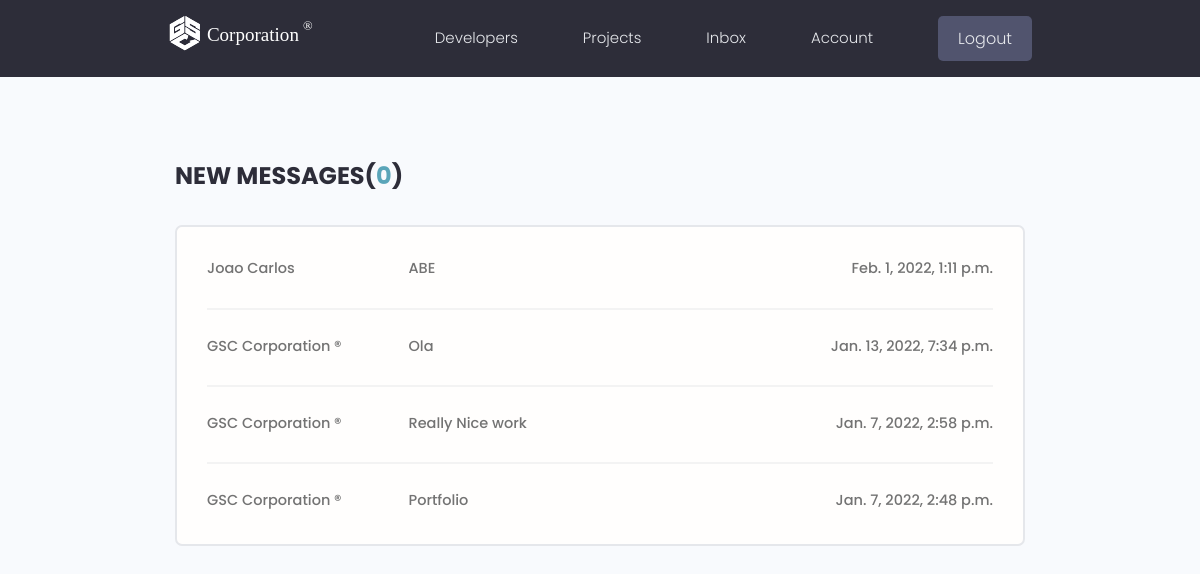
The page /inbox/ (signed in) on the database its author committed.
### users/models.py (models this page shows, shortened)
class Message(models.Model):
    sender = models.ForeignKey(Profile, on_delete=models.SET_NULL, null=True, blank=True)
    recipient = models.ForeignKey(Profile, on_delete=models.SET_NULL, null=True, blank=True, related_name="messages")
    name = models.CharField(max_length=200, null=True, blank=True)
    email = models.EmailField(max_length=200, null=True, blank=True)
    subject = models.CharField(max_length=200, null=True, blank=True)
    body = models.TextField()
    is_read = models.BooleanField(default=False, null=True)
    created = models.DateTimeField(auto_now_add=True)
    id = models.UUIDField(default=uuid.uuid4, unique=True, primary_key=True, editable=False)
    class Meta:
        ordering = ['is_read', '-created']

### users/views.py (the view)
# urls.py: path('inbox/', views.inbox, name="inbox"),
@login_required(login_url='login')
def inbox(request):
    profile = request.user.profile
    messageRequests = profile.messages.all()
    unreadCount = messageRequests.filter(is_read=False).count()
    context={ 'messageRequests': messageRequests, 'unreadCount':unreadCount}
    return render(request, 'users/inbox.html', context)

### users/templates/users/inbox.html
{% extends 'main.html' %}
{% block content %}
  <main class="inbox my-xl">
    <div class="content-box">
      <h3 class="inbox__title">New Messages(<span>{{unreadCount}}</span>)</h3>
      <ul class="messages">
        {% for message in messageRequests %}
        {% if message.is_read == False %}
        <li class="message message--unread">
        {% else %}
        <li class="message">
        {% endif %}
          <a href="{%url 'message' message.id %}">
            <span class="message__author">{{message.name}}</span>
            <span class="message__subject">{{message.subject}}</span>
            <span class="message__date">{{message.created}}</span>
          </a>
        </li>
        {% endfor %}
      </ul>
    </div>
{% endblock content%}

### static/styles/app.css (style rules this page uses)
:root { --color-sub: #2d2d39; }
.content-box { width: 95%; max-width: 85rem; margin: 0 auto; }
.inbox { height: 90vh; }
.inbox__title, .inbox__title span { font-size: 2.4rem; font-weight: 700; color: var(--color-sub); text-transform: uppercase; text-align: left; margin-bottom: 3rem; }
.inbox__title span { color: var(--color-main); }
.messages { list-style: none; background: var(--color-white); padding: 0.5rem 3rem; border: 2px solid var(--color-light); border-radius: 0.7rem; }
.message { padding: 2.5rem 0; }
.message > a span { font-size: 1.45rem; font-weight: 500; }
.message:not(:last-child) { border-bottom: 2px solid var(--color-white-light); }
.message > a { display: flex; gap: 1rem; }
.message__author, .message__date { flex-basis: 25%; }
.message__subject { flex-basis: 50%; }
.message__date { text-align: right; }

### static/uikit/styles/modules/_variables.css (style rules this page uses)
:root { --color-main: #5aa5b9; --color-main-light: #e6faff; --color-sub: #3f4156; --color-sub-light: #51546e; --color-sub-lighter: #ededfd; --color-text: #737373; --color-gray: #8b8b8b; --color-light: #e5e7eb; --color-light-gray: #767676; --color-bg: #f8fafd; --color-white: #fffefd; --color-white-light: #f3f3f3; --color-success: #359e64; --color-success-bg: #def8e8; --color-error: #fc4b0b; --color-error-bg: #fff2ee; --font-base: 'Poppins', arial, helvetica, 'Segoe UI', roboto, ubuntu, sans-serif; --font-monospace: 'Fira Code', 'Courier New', courier, monospace; --font-regular: 300; --font-medium: 500; --font-bold: 700; --generic-shadow: 1px 1px 5px #00000010; --generic-transition: all 0.3s ease-in-out; }

### static/uikit/styles/modules/_base.css (style rules this page uses)
* { margin: 0; padding: 0; box-sizing: border-box; text-rendering: optimizeLegibility; color: inherit; font-size: inherit; }
html { font-size: 50%; }
@media only screen and (min-width: 480px) { html { font-size: 56.25%; } }
@media only screen and (min-width: 1200px) { html { font-size: 62.5%; } }
body { line-height: 1.6; font-weight: 400; font-size: 1.5rem; color: var(--color-text); background-color: var(--color-bg); min-height: 100vh; }

### static/uikit/styles/modules/_typography.css (style rules this page uses)
* { font-family: var(--font-base); }
h3 { font-size: 3.2rem; font-weight: var(--font-medium); }
p, span, strong { font-size: 1.6rem; color: var(--color-text); font-weight: var(--font-regular); }
a { padding-bottom: 2px; text-decoration: none; display: inline-block; color: var(--color-main); font-weight: var(--font-medium); }

### static/uikit/styles/modules/_utilities.css (style rules this page uses)
.my-xl { margin: 8rem auto; }

### rows shown on the page
Message: name "Joao Carlos", subject "ABE", created "Feb. 1, 2022, 1:11 p.m."
Message: name "GSC Corporation ®", subject "Ola", created "Jan. 13, 2022, 7:34 p.m."
Message: name "GSC Corporation ®", subject "Really Nice work", created "Jan. 7, 2022, 2:58 p.m."
Message: name "GSC Corporation ®", subject "Portfolio", created "Jan. 7, 2022, 2:48 p.m."

### other values the page prints
{{ unreadCount }} "0"
